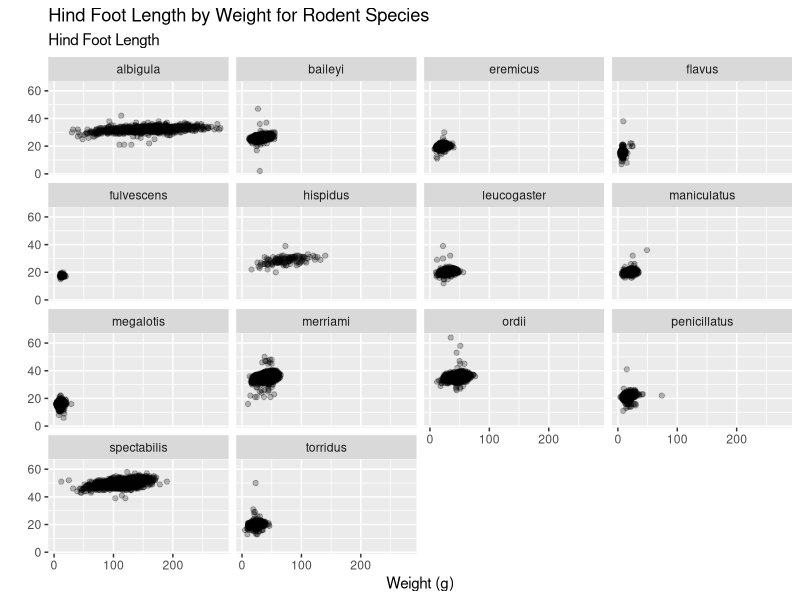
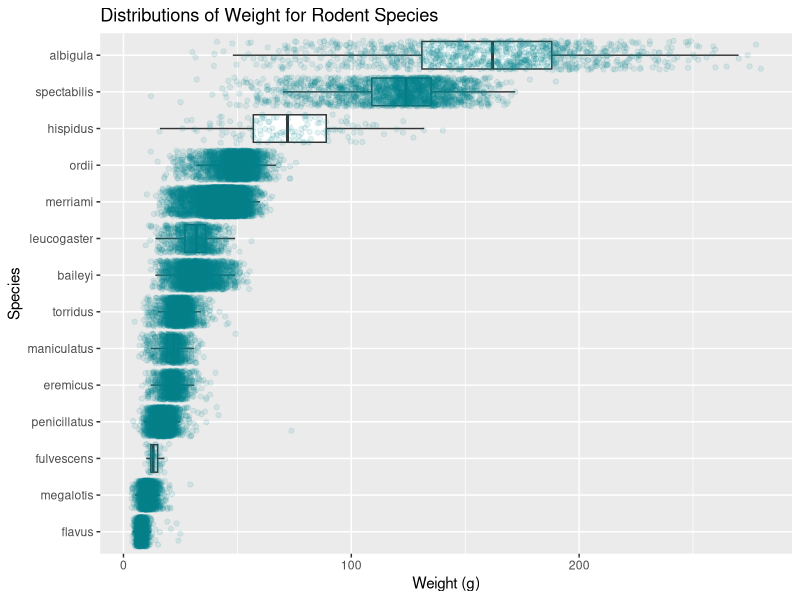
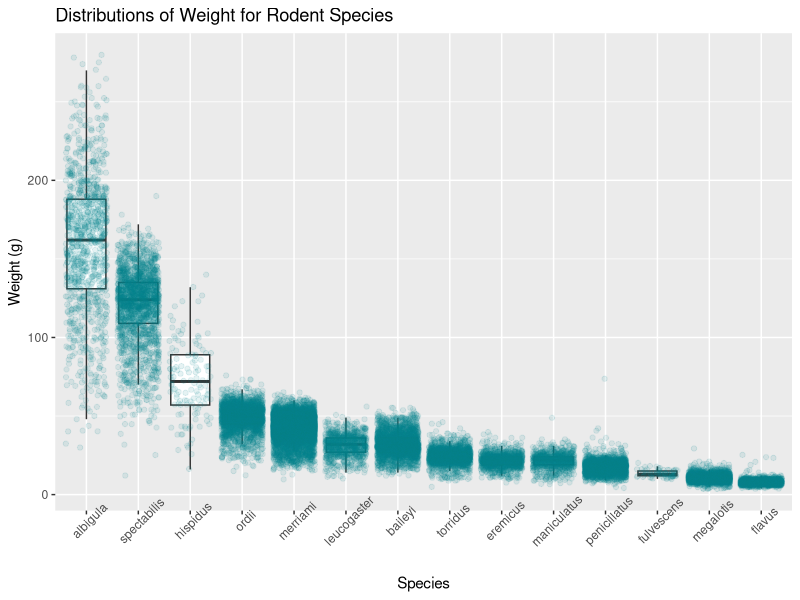

Write R code to recreate these figures, in order.
## ---- chunk 1
#| label: setup
library(tidyverse)
## ---- chunk 2
#| label: load-data

surveys <- read_csv("data/surveys.csv")
glimpse(surveys)
## ---- chunk 3
#| label: scatterplot
ggplot(data = surveys, 
       aes(x = weight,
           y = hindfoot_length)) +
  geom_point(alpha = 0.25) +
  labs(x = "Weight (g)",
       y = "",
       subtitle = "Hind Foot Length",
       title = "Hind Foot Length by Weight for Rodent Species") +
  facet_wrap(~species)
## ---- chunk 4
#| label: boxplot
ggplot(data = surveys, 
       aes(x = weight,
           y = fct_reorder(species, weight))) +
  geom_boxplot(outliers = FALSE) +
  geom_jitter(color = "turquoise4", alpha = 0.1) +
  labs(x = "Weight (g)",
       y = "Species",
       title = "Distributions of Weight for Rodent Species")
               
## ---- chunk 5
#| label: rotated-boxplot
ggplot(data = surveys, 
       aes(x = fct_reorder(species, -weight),
           y = weight)) +
  geom_boxplot(outliers = FALSE) +
  geom_jitter(color = "turquoise4", alpha = 0.1) +
  labs(x = "Species",
       y = "Weight (g)",
       title = "Distributions of Weight for Rodent Species") +
  theme(axis.text.x = element_text(angle = 45))
